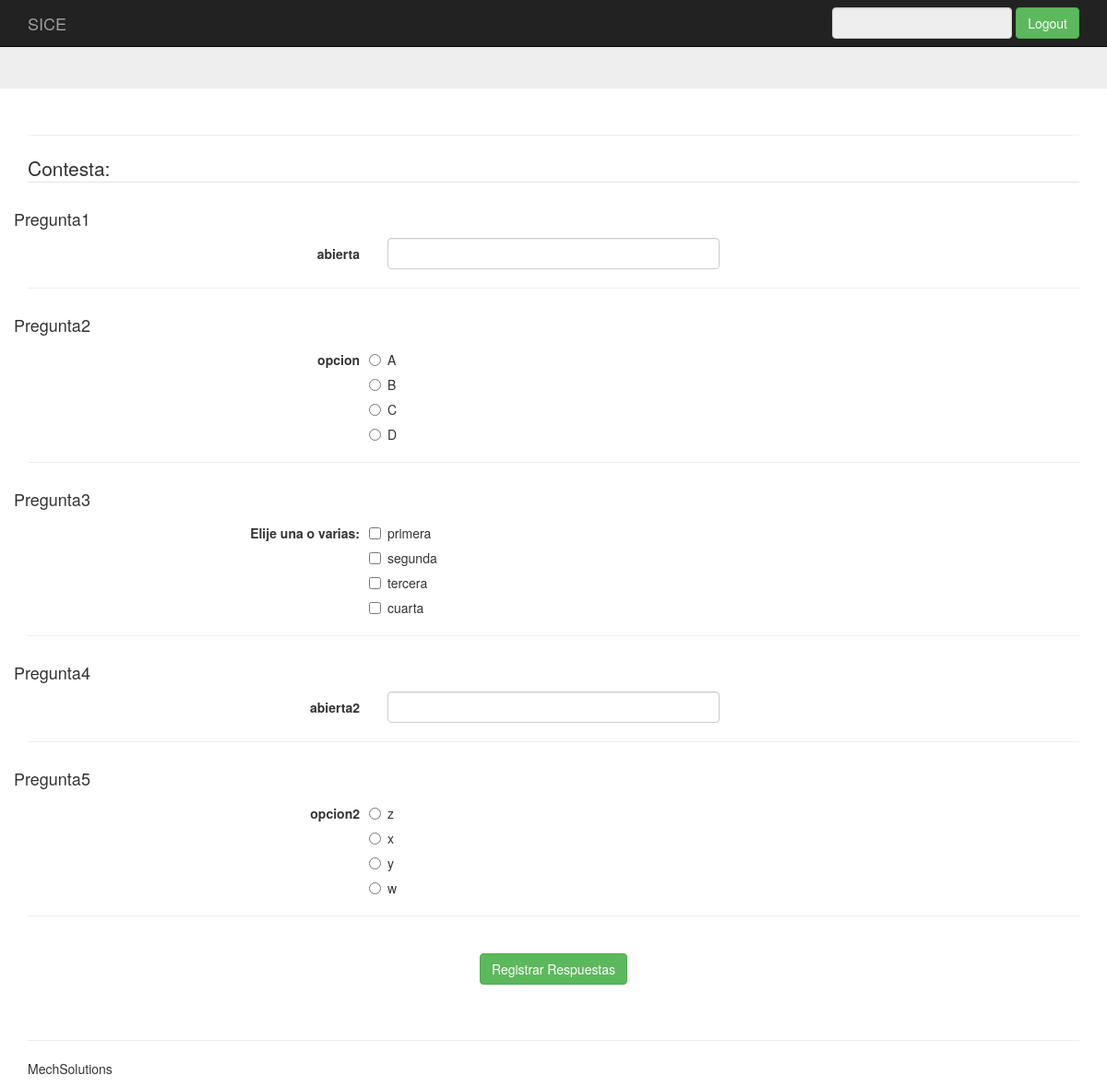
/contestarEncuesta.php?id=58, run on the app's committed database.
### tables this page shows
CREATE TABLE `pregunta` (
  `idPregunta` int(11) NOT NULL,
  `fk_idEncuesta` int(11) NOT NULL,
  `fk_tipoPregunta` int(11) NOT NULL,
  `descripcion` varchar(250) NOT NULL
);

CREATE TABLE `opciones` (
  `idOpciones` int(11) NOT NULL,
  `fk_idPregunta` int(11) NOT NULL,
  `descripcion` varchar(45) NOT NULL,
  `inciso` char(1) NOT NULL
);

### Plantillas/EncuestaDao.php (the view, shortened to what this page needs)
<?php
include 'tools.php';
function popularPreguntas($idEncuesta) {
    $count = 1;
    $con = mysqli_connect('localhost', 'php', 'php', 'encuestas') or die('Connection failed' . mysqli_error());
    $sql = "SELECT * from pregunta where fk_idEncuesta='$idEncuesta';";
    if ($result = mysqli_query($con, $sql)) {
        while ($row = mysqli_fetch_row($result)) {
            echo '<div class="form-group">';
            echo '<h4>Pregunta' . $count . '</h4>';
            echo '<label class="col-md-4 control-label" for="' . $row[0] . '">' . $row[3] . '</label>';
            echo '<div class="col-md-4">';
            if ($row[2] == 2 || $row[2] == 3) {
                $con2 = mysqli_connect('localhost', 'php', 'php', 'encuestas') or die('Connection failed' . mysqli_error());
                $sql2 = "SELECT * from opciones where fk_idPregunta='$row[0]';";
                if ($result2 = mysqli_query($con2, $sql2)) {
                    while ($row2 = mysqli_fetch_row($result2)) {
                        if ($row[2] == 2) {
                            echo '<div class="radio" name="' . $row[0] . '">';
                            echo '<input type="radio" name="' . $row[0] . '" value="' . $row2[0] . '">';
                            echo $row2[2];
                            echo '</div>';
                        }
                        if ($row[2] == 3) {
                            echo '<div class="checkbox" name="' . $row[0] . '">';
                            echo '<input type="checkbox" name="' . $row[0] . '[]" value="' . $row2[0] . '">';
                            echo $row2[2];
                            echo '</div>';
                        }
                    }
                }
            } else {
                echo '<input id="respuesta' . $count . '" name="' . $row[0] . '" class="form-control input-md" type="text">';
            }
            echo '</div>';
            echo '</div>';
            echo '<hr>';
            $count++;
        }
    }
}

### data on the page
pregunta: descripcion "abierta"
pregunta: descripcion "opcion"
opciones: descripcion "A"
opciones: descripcion "B"
opciones: descripcion "C"
opciones: descripcion "D"
pregunta: descripcion "Elije una o varias:"
opciones: descripcion "primera"
opciones: descripcion "segunda"
opciones: descripcion "tercera"
opciones: descripcion "cuarta"
pregunta: descripcion "abierta2"
pregunta: descripcion "opcion2"
opciones: descripcion "z"
opciones: descripcion "x"
opciones: descripcion "y"
opciones: descripcion "w"
